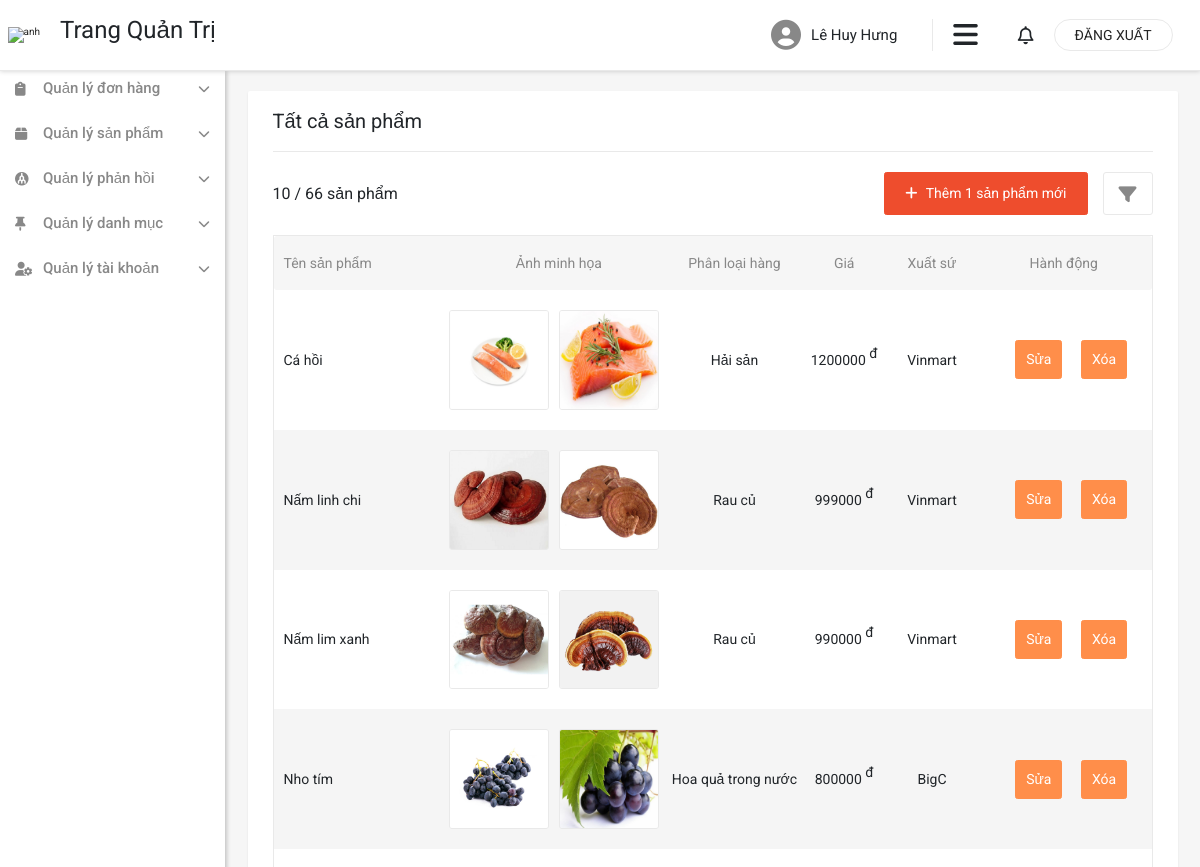
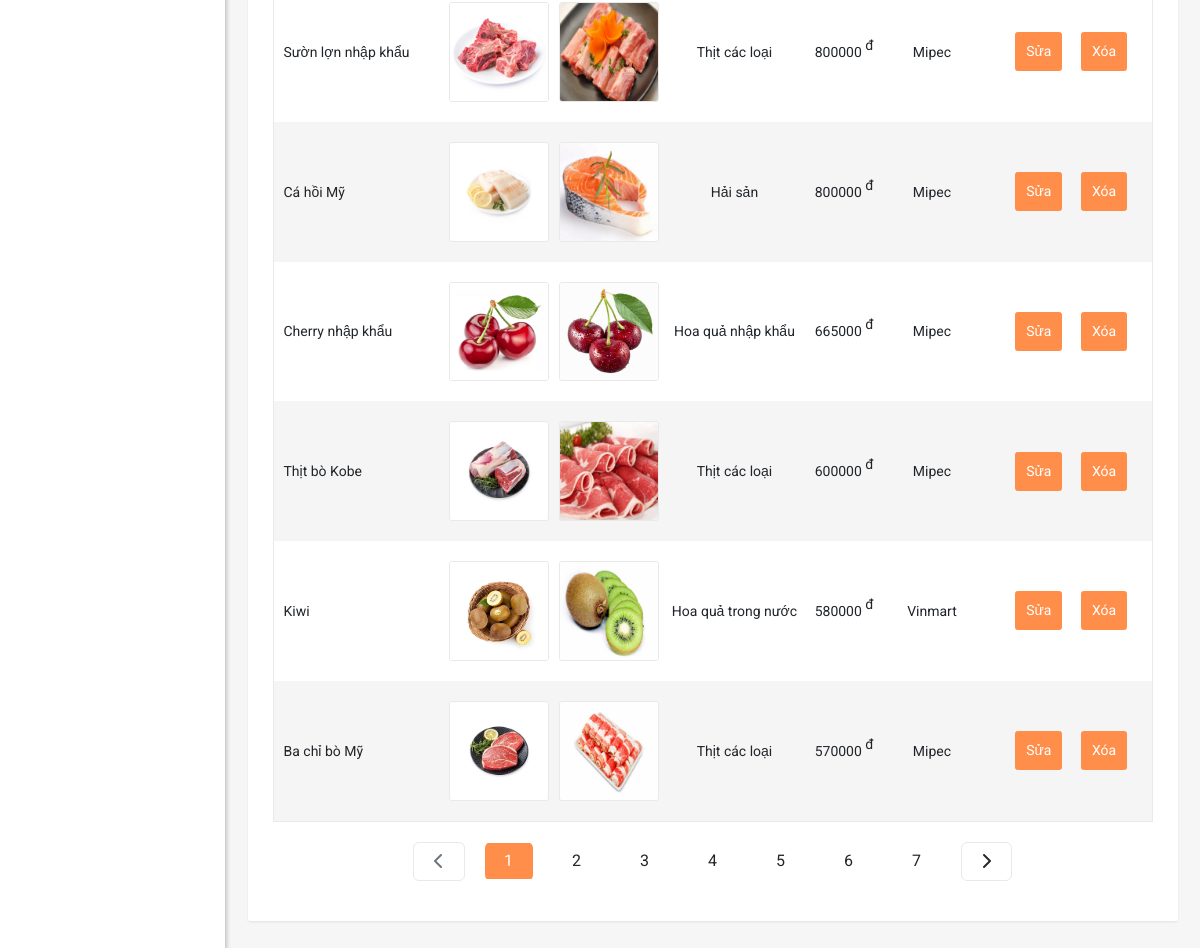
Page /admin/product/index.php (signed in) on the committed database (2 pictures, top to bottom).
### tables this page shows
CREATE TABLE `product` (
  `id` int(11) NOT NULL,
  `cate_id` int(11) NOT NULL,
  `title` varchar(100) NOT NULL,
  `price` int(11) NOT NULL,
  `unit` varchar(20) NOT NULL,
  `country` varchar(50) NOT NULL,
  `discount` int(11) NOT NULL,
  `quantity` int(11) NOT NULL,
  `description` longtext NOT NULL,
  `created_At` datetime NOT NULL,
  `updated_At` datetime NOT NULL,
  `deleted` int(11) NOT NULL DEFAULT 0
);

CREATE TABLE `galery` (
  `id` int(11) NOT NULL,
  `product_id` int(11) NOT NULL,
  `thumbnail` varchar(500) NOT NULL,
  `created_At` datetime NOT NULL
);

CREATE TABLE `category` (
  `id` int(11) NOT NULL,
  `name` varchar(50) NOT NULL,
  `created_At` datetime NOT NULL,
  `updated_At` datetime NOT NULL
);

### database/dbhelper.php (called while the page is built, shortened)
<?php
function executeResult($sql, $isSingle = false)
{
    $data = null;
    $cont = mysqli_connect(HOST, USERNAME, PASSWORD, DATABASE);
    mysqli_set_charset($cont, "utf8");
    $result = mysqli_query($cont, $sql);
    if ($isSingle) {
        $data = mysqli_fetch_array($result, 1);
    } else {
        $data = [];
        while (($row = mysqli_fetch_array($result, 1)) != null) {
            $data[] = $row;
        }
    }
    return $data;
}

### admin/product/index.php (the view, shortened to what this page needs)
<?php
require_once '../../database/dbhelper.php';
$order_by = $sort = "";
$limit = 10;
$page = 0;
if (!empty($_GET)) {
    $order_by = getGet('order');
    if (empty($order_by)) {
        $order_by = 'price';
    }
    $sort = getGet('sort');
    if (empty($sort)) {
        $sort = "ASC";
    }
    $page = getGet('page');
    if (empty($page)) {
        $page = 1;
    }
} else {
    $page = 1;
    $order_by = "price";
    $sort = "DESC";
}
$page_first_result = ($page - 1) * $limit;
$quantity = count(executeResult("SELECT * FROM product"));
$number_page = ceil($quantity / $limit);
$sql = "SELECT product.id, cate_id, title, country, price, deleted, name FROM product INNER JOIN category ON product.cate_id = category.id WHERE deleted = 0 ORDER BY $order_by $sort LIMIT " . $page_first_result . "," . $limit;
$products = executeResult($sql);
$img = "SELECT * FROM galery";
$list = executeResult($img);
?>
<!DOCTYPE html>
<html lang="en">
<head>
    <link href="https://cdn.jsdelivr.net/npm/bootstrap@5.1.3/dist/css/bootstrap.min.css" rel="stylesheet"
 />
    <link rel="stylesheet" href="https://cdnjs.cloudflare.com/ajax/libs/font-awesome/6.1.1/css/all.min.css"
 />
    <link rel="stylesheet" href="./../../dist/css/style.css" />
</head>
<?php
require_once './../inc/header.php';
?>
<div class="row">
    <div class="col admin__component">
        <div class="container">
            <div class="row">
                <div class="col list-product shadow-sm">
                    <div class="list-product__header">
                        <h2>Tất cả sản phẩm</h2>
                    </div>
                    <div class="list-product__action">
                        <div class="list-product__action__header">
                            <h3><?=count($products)?> / <?=$quantity?> sản phẩm</h3>
                        </div>
                        <div class="filter">
                            <a href="./add/">
                                <button class="shadow-none list-product__action__add btn btn-secondary">
                                    <i class="fas fa-plus"></i>
                                    Thêm 1 sản phẩm mới
                                </button>
                            </a>
                            <div class="filter-task">
                                <i class="fas fa-filter"></i>
                            </div>
                        </div>
                    </div>
                    <div class="list">
                        <div class="list__header">
                            <div class="list__name">
                                <p>Tên sản phẩm</p>
                            </div>
                            <div class="list__pictures">
                                <p>Ảnh minh họa</p>
                            </div>
                            <div class="list__cate">
                                <p>Phân loại hàng</p>
                            </div>
                            <div class="list__price">
                                <p>Giá</p>
                            </div>
                            <div class="list__origin">
                                <p>Xuất sứ</p>
                            </div>
                            <div class="list__action">
                                <p>Hành động</p>
                            </div>
                        </div>
                        <div class="list__body">
                            <?php
if (!empty($products)) {
    foreach ($products as $row) {
        echo '<div class="list__item">
            <div class="list__name list__name--body">
                <p>' . $row['title'] . '</p>
            </div>
            <div class="list__pictures list__pictures--body">';
        foreach ($list as $item) {
            if ($item['product_id'] == $row['id']) {
                echo "<img src='../../assets/thumbnail/" . $item['thumbnail'] . "' alt='anh' class='img' />";
            }
        }
        echo '</div>
            <div class="list__cate list__cate--body">
                <p>' . $row['name'] . '</p>
            </div>
            <div class="list__price list__price--body">
                <p>' . $row['price'] . ' <sup>đ</sup></p>
            </div>
            <div class="list__origin list__origin--body">
                <p>' . $row['country'] . '</p>
            </div>
            <div class="list__action list__action--body">
                <a href="./edit/?id=' . $row['id'] . '">
                    <button class="btn btn-secondary list__action__btn shadow-none">
                        Sửa
                    </button>
                </a>
                <a href="./delete_product_process.php/?id=' . $row['id'] . '"  class="delete">
                    <button class="btn btn-secondary list__action__btn shadow-none">
                        Xóa
                    </button>
                </a>
            </div>
            </div>';
    }
} else {
    echo "<div class='list__body--empty'>
        <img src='./../../assets/list-empty.png' alt='anh' />
        <p>Không tìm thấy sản phẩm</p>
        </div>";
}
?>
                        </div>
                    </div>
                    <nav class="pagination--wrap" aria-label="pagination">
                        <ul class="pagination pagination-lg">
                            <li class="page-item <?=$page == 1 ? 'disabled' : ''?>">
                                <a class="page-link" aria-label="Previous"
                                    href="?order=<?=$order_by?>&sort=<?=$sort?>&page=<?=$page - 1?>">
                                    <span aria-hidden="true" class="pagination-previous"><i
                                            class="fas fa-chevron-left"></i>
                                    </span>
                                </a>
                            </li>
                            <?php
for ($i = 1; $i <= $number_page; $i++) {
    if ($i == $page) {
        echo '<li class="page-item active">
                <a class="page-link" href="?order=' . $order_by . '&sort=' . $sort . '&page=' . $i . '">' . $i . '</a>
            </li>';
    } else {
        echo '<li class="page-item">
                <a class="page-link" href="?order=' . $order_by . '&sort=' . $sort . '&page=' . $i . '">' . $i . '</a>
            </li>';
    }
}
?>
                            <li class="page-item <?=$page == $number_page ? 'disabled' : ''?>">
                                <a class="page-link" aria-label="Next"
                                    href="?order=<?=$order_by?>&sort=<?=$sort?>&page=<?=$page + 1?>">
                                    <span aria-hidden="true">
                                        <i class="fas fa-chevron-right"></i>
                                    </span>
                                </a>
                            </li>
                        </ul>
                    </nav>
                </div>
            </div>
        </div>
    </div>
</div>
</div>
</div>
</div>
</body>
</html>

### rows in the picture
product: title "Cá hồi", cate.name "Hải sản", price "1200000", country "Vinmart"
galery: thumbnail (picture)
galery: thumbnail (picture)
product: title "Nấm linh chi", cate.name "Rau củ", price "999000", country "Vinmart"
galery: thumbnail (picture)
galery: thumbnail (picture)
product: title "Nấm lim xanh", cate.name "Rau củ", price "990000", country "Vinmart"
galery: thumbnail (picture)
galery: thumbnail (picture)
product: title "Nho tím", cate.name "Hoa quả trong nước", price "800000", country "BigC"
galery: thumbnail (picture)
galery: thumbnail (picture)
product: title "Sườn lợn nhập khẩu", cate.name "Thịt các loại", price "800000", country "Mipec"
galery: thumbnail (picture)
galery: thumbnail (picture)
product: title "Cá hồi Mỹ", cate.name "Hải sản", price "800000", country "Mipec"
galery: thumbnail (picture)
galery: thumbnail (picture)
product: title "Cherry nhập khẩu", cate.name "Hoa quả nhập khẩu", price "665000", country "Mipec"
galery: thumbnail (picture)
galery: thumbnail (picture)
product: title "Thịt bò Kobe", cate.name "Thịt các loại", price "600000", country "Mipec"
galery: thumbnail (picture)
galery: thumbnail (picture)
product: title "Kiwi", cate.name "Hoa quả trong nước", price "580000", country "Vinmart"
galery: thumbnail (picture)
galery: thumbnail (picture)
product: title "Ba chỉ bò Mỹ", cate.name "Thịt các loại", price "570000", country "Mipec"
galery: thumbnail (picture)
galery: thumbnail (picture)

### other values in the picture
$user['name'] "Lê Huy Hưng"
count($products) "10"
$quantity "66"
